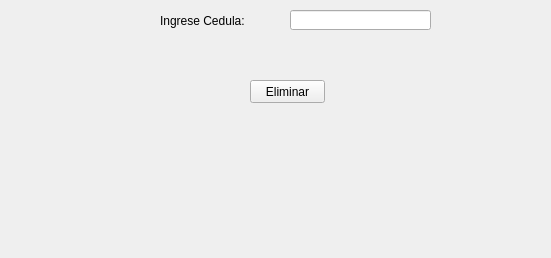
<?xml version="1.0" encoding="UTF-8"?>
<ui version="4.0">
 <class>FormDeleteUser</class>
 <widget class="QWidget" name="FormDeleteUser">
  <property name="geometry">
   <rect>
    <x>0</x>
    <y>0</y>
    <width>551</width>
    <height>258</height>
   </rect>
  </property>
  <property name="windowTitle">
   <string>Form</string>
  </property>
  <widget class="QLabel" name="lbCedula">
   <property name="geometry">
    <rect>
     <x>160</x>
     <y>10</y>
     <width>111</width>
     <height>21</height>
    </rect>
   </property>
   <property name="text">
    <string>Ingrese Cedula:</string>
   </property>
  </widget>
  <widget class="QLineEdit" name="leCedula">
   <property name="geometry">
    <rect>
     <x>290</x>
     <y>10</y>
     <width>141</width>
     <height>20</height>
    </rect>
   </property>
  </widget>
  <widget class="QPushButton" name="btnAceptar">
   <property name="geometry">
    <rect>
     <x>250</x>
     <y>80</y>
     <width>75</width>
     <height>23</height>
    </rect>
   </property>
   <property name="text">
    <string>Eliminar</string>
   </property>
  </widget>
 </widget>
 <resources/>
 <connections/>
</ui>
